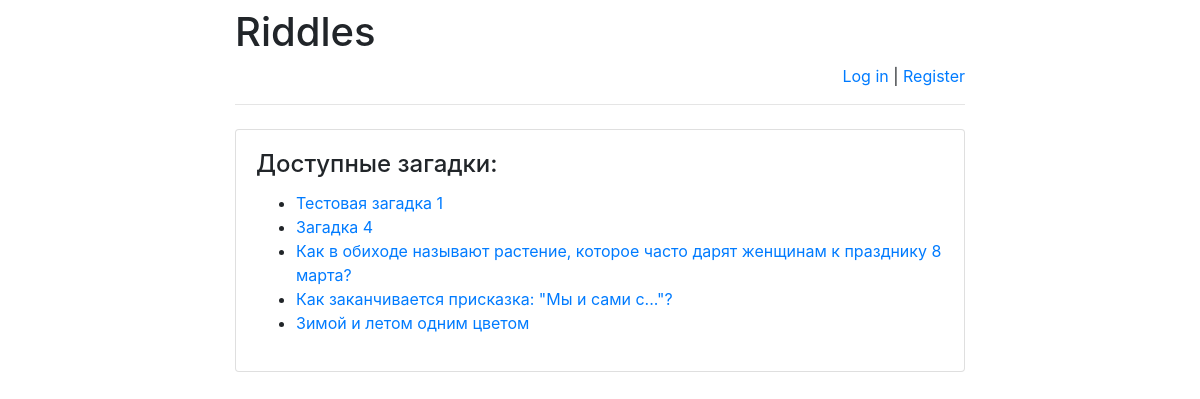
The app's page /riddles/, older data.
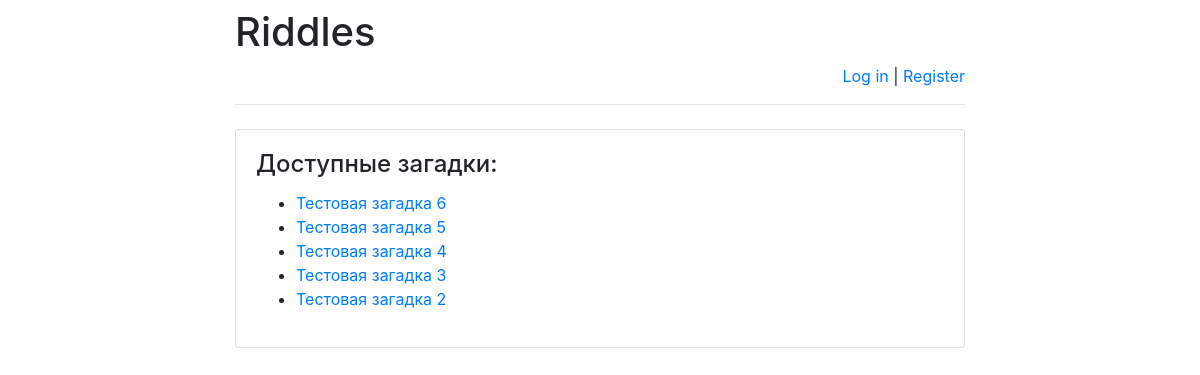
The same page, newer data.
### riddles/models.py (models this page shows)
class Riddle(models.Model):
    riddle_text = models.CharField(max_length=255)
    pub_date = models.DateTimeField('date published')

### riddles/views.py (the view)
def index(request):
    message = None
    if "message" in request.GET:
        message = request.GET["message"]
    return render(
        request,
        "index.html",
        {
            "latest_riddles":
                Riddle.objects.order_by('-pub_date')[:5],
            "message": message
        }
    )

### riddles/templates/index.html (shortened to what this page needs)
<!DOCTYPE html>
<html lang="en">
<head>
</head>
<body>
{% extends 'base.html' %}
{% block main %}
    <h4 class="card-title">Доступные загадки:</h4>
    {% if latest_riddles %}
        <ul>
            {% for riddle in latest_riddles %}
                <li>
                    <a href="/riddles/{{ riddle.id }}/">
                        {{ riddle.riddle_text }}
                    </a>
                </li>
            {% endfor %}
        </ul>
    {% else %}
    <p>Сейчас никаких загадок не существует.</p>
{% endif %}
{% endblock %}

Row changes from the older to the newer data that the page shows:
no longer on this page (row unchanged): Riddle: riddle_text "Тестовая загадка 1"
no longer on this page (row unchanged): Riddle: riddle_text "Загадка 4"
no longer on this page (row unchanged): Riddle: riddle_text "Как в обиходе называют растение, которое часто дарят женщинам к празднику 8 марта?"
no longer on this page (row unchanged): Riddle: riddle_text "Как заканчивается присказка: \"Мы и сами с...\"?"
no longer on this page (row unchanged): Riddle: riddle_text "Зимой и летом одним цветом"
added Riddle: riddle_text "Тестовая загадка 6"
added Riddle: riddle_text "Тестовая загадка 5"
added Riddle: riddle_text "Тестовая загадка 4"
added Riddle: riddle_text "Тестовая загадка 3"
added Riddle: riddle_text "Тестовая загадка 2"
